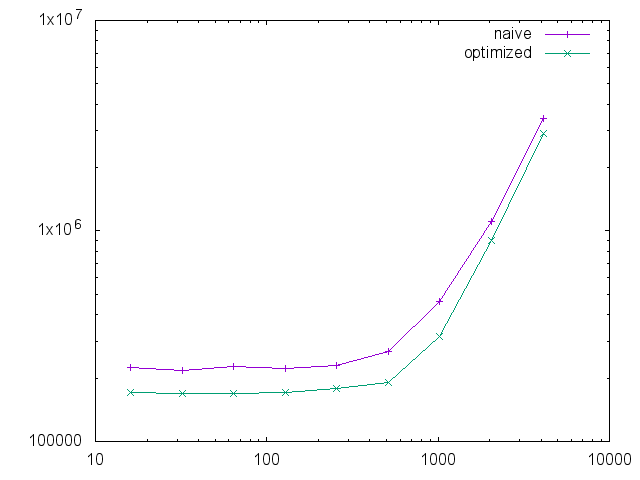

gnuplot code for this plot:
set term term_type
set output output_file
set logscale xy
plot 'data/naive_rng_timing.dat' i 1 using 1:4 w lp title "naive",\
 'data/optimized_timing.dat' using 1:4 w lp title "optimized"
set output
